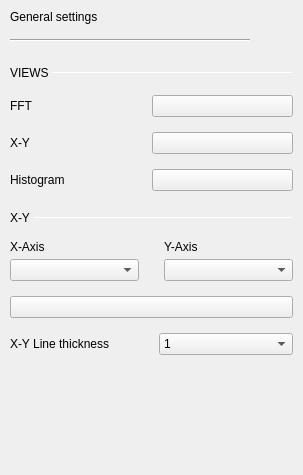
<?xml version="1.0" encoding="UTF-8"?>
<ui version="4.0">
 <class>OscGeneralSettings</class>
 <widget class="QWidget" name="OscGeneralSettings">
  <property name="geometry">
   <rect>
    <x>0</x>
    <y>0</y>
    <width>303</width>
    <height>475</height>
   </rect>
  </property>
  <property name="sizePolicy">
   <sizepolicy hsizetype="Fixed" vsizetype="Fixed">
    <horstretch>0</horstretch>
    <verstretch>0</verstretch>
   </sizepolicy>
  </property>
  <property name="windowTitle">
   <string>GeneralSettings</string>
  </property>
  <property name="styleSheet">
   <string notr="true"/>
  </property>
  <layout class="QVBoxLayout" name="verticalLayout">
   <property name="spacing">
    <number>0</number>
   </property>
   <property name="leftMargin">
    <number>10</number>
   </property>
   <property name="topMargin">
    <number>10</number>
   </property>
   <property name="rightMargin">
    <number>10</number>
   </property>
   <property name="bottomMargin">
    <number>10</number>
   </property>
   <item>
    <widget class="QScrollArea" name="scrollArea">
     <property name="sizePolicy">
      <sizepolicy hsizetype="Preferred" vsizetype="Preferred">
       <horstretch>0</horstretch>
       <verstretch>0</verstretch>
      </sizepolicy>
     </property>
     <property name="frameShape">
      <enum>QFrame::NoFrame</enum>
     </property>
     <property name="verticalScrollBarPolicy">
      <enum>Qt::ScrollBarAsNeeded</enum>
     </property>
     <property name="horizontalScrollBarPolicy">
      <enum>Qt::ScrollBarAlwaysOff</enum>
     </property>
     <property name="sizeAdjustPolicy">
      <enum>QAbstractScrollArea::AdjustIgnored</enum>
     </property>
     <property name="widgetResizable">
      <bool>true</bool>
     </property>
     <widget class="QWidget" name="scrollAreaWidgetContents">
      <property name="geometry">
       <rect>
        <x>0</x>
        <y>0</y>
        <width>283</width>
        <height>455</height>
       </rect>
      </property>
      <property name="sizePolicy">
       <sizepolicy hsizetype="Preferred" vsizetype="Preferred">
        <horstretch>0</horstretch>
        <verstretch>0</verstretch>
       </sizepolicy>
      </property>
      <layout class="QVBoxLayout" name="verticalLayout_5">
       <property name="leftMargin">
        <number>0</number>
       </property>
       <property name="topMargin">
        <number>0</number>
       </property>
       <property name="rightMargin">
        <number>0</number>
       </property>
       <property name="bottomMargin">
        <number>0</number>
       </property>
       <item>
        <layout class="QVBoxLayout" name="verticalLayout_2">
         <property name="spacing">
          <number>0</number>
         </property>
         <property name="bottomMargin">
          <number>0</number>
         </property>
         <item>
          <layout class="QVBoxLayout" name="verticalLayout_4">
           <property name="spacing">
            <number>15</number>
           </property>
           <property name="topMargin">
            <number>0</number>
           </property>
           <property name="bottomMargin">
            <number>0</number>
           </property>
           <item>
            <widget class="QLabel" name="label_4">
             <property name="sizePolicy">
              <sizepolicy hsizetype="Fixed" vsizetype="Fixed">
               <horstretch>0</horstretch>
               <verstretch>0</verstretch>
              </sizepolicy>
             </property>
             <property name="text">
              <string>General settings</string>
             </property>
             <property name="general_settings_label" stdset="0">
              <bool>true</bool>
             </property>
            </widget>
           </item>
           <item>
            <widget class="Line" name="line_2">
             <property name="minimumSize">
              <size>
               <width>240</width>
               <height>2</height>
              </size>
             </property>
             <property name="maximumSize">
              <size>
               <width>240</width>
               <height>2</height>
              </size>
             </property>
             <property name="orientation">
              <enum>Qt::Horizontal</enum>
             </property>
             <property name="blue_line" stdset="0">
              <bool>true</bool>
             </property>
            </widget>
           </item>
          </layout>
         </item>
         <item>
          <layout class="QGridLayout" name="gridLayout">
           <item row="0" column="0" colspan="2">
            <spacer name="verticalSpacer_3">
             <property name="orientation">
              <enum>Qt::Vertical</enum>
             </property>
             <property name="sizeType">
              <enum>QSizePolicy::Fixed</enum>
             </property>
             <property name="sizeHint" stdset="0">
              <size>
               <width>0</width>
               <height>25</height>
              </size>
             </property>
            </spacer>
           </item>
           <item row="3" column="0" colspan="2">
            <spacer name="verticalSpacer">
             <property name="orientation">
              <enum>Qt::Vertical</enum>
             </property>
             <property name="sizeType">
              <enum>QSizePolicy::Fixed</enum>
             </property>
             <property name="sizeHint" stdset="0">
              <size>
               <width>0</width>
               <height>15</height>
              </size>
             </property>
            </spacer>
           </item>
           <item row="1" column="0">
            <widget class="QLabel" name="label">
             <property name="sizePolicy">
              <sizepolicy hsizetype="Fixed" vsizetype="Fixed">
               <horstretch>0</horstretch>
               <verstretch>0</verstretch>
              </sizepolicy>
             </property>
             <property name="text">
              <string>VIEWS </string>
             </property>
             <property name="subsection_label" stdset="0">
              <bool>true</bool>
             </property>
            </widget>
           </item>
           <item row="1" column="1">
            <widget class="Line" name="line">
             <property name="minimumSize">
              <size>
               <width>0</width>
               <height>1</height>
              </size>
             </property>
             <property name="maximumSize">
              <size>
               <width>16777215</width>
               <height>1</height>
              </size>
             </property>
             <property name="orientation">
              <enum>Qt::Horizontal</enum>
             </property>
             <property name="subsection_line" stdset="0">
              <bool>true</bool>
             </property>
            </widget>
           </item>
          </layout>
         </item>
         <item>
          <layout class="QGridLayout" name="gridLayout_2">
           <property name="leftMargin">
            <number>0</number>
           </property>
           <property name="topMargin">
            <number>0</number>
           </property>
           <property name="bottomMargin">
            <number>15</number>
           </property>
           <property name="verticalSpacing">
            <number>15</number>
           </property>
           <item row="0" column="0">
            <widget class="QLabel" name="label_2">
             <property name="text">
              <string>FFT</string>
             </property>
            </widget>
           </item>
           <item row="3" column="0">
            <widget class="QLabel" name="label_8">
             <property name="text">
              <string>Histogram</string>
             </property>
            </widget>
           </item>
           <item row="2" column="1">
            <widget class="scopy::CustomSwitch" name="XY_view">
             <property name="text">
              <string/>
             </property>
            </widget>
           </item>
           <item row="3" column="1">
            <widget class="scopy::CustomSwitch" name="Histogram_view">
             <property name="text">
              <string/>
             </property>
            </widget>
           </item>
           <item row="2" column="0">
            <widget class="QLabel" name="label_3">
             <property name="text">
              <string>X-Y</string>
             </property>
            </widget>
           </item>
           <item row="0" column="1">
            <widget class="scopy::CustomSwitch" name="FFT_view">
             <property name="text">
              <string/>
             </property>
            </widget>
           </item>
          </layout>
         </item>
         <item>
          <layout class="QVBoxLayout" name="export_2">
           <property name="topMargin">
            <number>0</number>
           </property>
          </layout>
         </item>
         <item>
          <widget class="QWidget" name="xySettings" native="true">
           <property name="minimumSize">
            <size>
             <width>0</width>
             <height>0</height>
            </size>
           </property>
           <layout class="QVBoxLayout" name="verticalLayout_3">
            <property name="spacing">
             <number>15</number>
            </property>
            <property name="leftMargin">
             <number>0</number>
            </property>
            <property name="topMargin">
             <number>5</number>
            </property>
            <property name="rightMargin">
             <number>0</number>
            </property>
            <property name="bottomMargin">
             <number>20</number>
            </property>
            <item>
             <layout class="QHBoxLayout" name="horizontalLayout">
              <property name="spacing">
               <number>0</number>
              </property>
              <property name="topMargin">
               <number>0</number>
              </property>
              <item>
               <widget class="QLabel" name="label_5">
                <property name="sizePolicy">
                 <sizepolicy hsizetype="Fixed" vsizetype="Fixed">
                  <horstretch>0</horstretch>
                  <verstretch>0</verstretch>
                 </sizepolicy>
                </property>
                <property name="text">
                 <string>X-Y </string>
                </property>
                <property name="subsection_label" stdset="0">
                 <bool>true</bool>
                </property>
               </widget>
              </item>
              <item>
               <widget class="Line" name="line_3">
                <property name="minimumSize">
                 <size>
                  <width>0</width>
                  <height>1</height>
                 </size>
                </property>
                <property name="maximumSize">
                 <size>
                  <width>16777215</width>
                  <height>1</height>
                 </size>
                </property>
                <property name="orientation">
                 <enum>Qt::Horizontal</enum>
                </property>
                <property name="subsection_line" stdset="0">
                 <bool>true</bool>
                </property>
               </widget>
              </item>
             </layout>
            </item>
            <item>
             <layout class="QGridLayout" name="gridLayout_5">
              <property name="topMargin">
               <number>0</number>
              </property>
              <property name="horizontalSpacing">
               <number>25</number>
              </property>
              <property name="verticalSpacing">
               <number>5</number>
              </property>
              <item row="0" column="1">
               <widget class="QLabel" name="label_6">
                <property name="text">
                 <string>Y-Axis</string>
                </property>
               </widget>
              </item>
              <item row="1" column="0">
               <widget class="QComboBox" name="cmb_x_channel"/>
              </item>
              <item row="0" column="0">
               <widget class="QLabel" name="label_7">
                <property name="text">
                 <string>X-Axis</string>
                </property>
               </widget>
              </item>
              <item row="1" column="1">
               <widget class="QComboBox" name="cmb_y_channel"/>
              </item>
             </layout>
            </item>
            <item>
             <widget class="scopy::CustomSwitch" name="xyPlotLineType">
              <property name="text">
               <string/>
              </property>
              <property name="checkable">
               <bool>true</bool>
              </property>
              <property name="bigBtn" stdset="0">
               <bool>true</bool>
              </property>
              <property name="leftText" stdset="0">
               <string>dots</string>
              </property>
              <property name="rightText" stdset="0">
               <string>lines</string>
              </property>
              <property name="duration" stdset="0">
               <number>0</number>
              </property>
             </widget>
            </item>
            <item>
             <layout class="QHBoxLayout" name="horizontalLayout_2">
              <property name="bottomMargin">
               <number>0</number>
              </property>
              <item>
               <widget class="QLabel" name="label_9">
                <property name="text">
                 <string>X-Y Line thickness</string>
                </property>
               </widget>
              </item>
              <item>
               <widget class="QComboBox" name="xyLineThickness">
                <property name="currentIndex">
                 <number>0</number>
                </property>
                <item>
                 <property name="text">
                  <string>1</string>
                 </property>
                </item>
                <item>
                 <property name="text">
                  <string>2</string>
                 </property>
                </item>
                <item>
                 <property name="text">
                  <string>3</string>
                 </property>
                </item>
                <item>
                 <property name="text">
                  <string>4</string>
                 </property>
                </item>
                <item>
                 <property name="text">
                  <string>5</string>
                 </property>
                </item>
                <item>
                 <property name="text">
                  <string>6</string>
                 </property>
                </item>
                <item>
                 <property name="text">
                  <string>7</string>
                 </property>
                </item>
                <item>
                 <property name="text">
                  <string>8</string>
                 </property>
                </item>
                <item>
                 <property name="text">
                  <string>9</string>
                 </property>
                </item>
                <item>
                 <property name="text">
                  <string>10</string>
                 </property>
                </item>
               </widget>
              </item>
             </layout>
            </item>
           </layout>
          </widget>
         </item>
         <item>
          <spacer name="verticalSpacer_2">
           <property name="orientation">
            <enum>Qt::Vertical</enum>
           </property>
           <property name="sizeType">
            <enum>QSizePolicy::Expanding</enum>
           </property>
           <property name="sizeHint" stdset="0">
            <size>
             <width>0</width>
             <height>0</height>
            </size>
           </property>
          </spacer>
         </item>
        </layout>
       </item>
      </layout>
     </widget>
    </widget>
   </item>
  </layout>
 </widget>
 <customwidgets>
  <customwidget>
   <class>scopy::CustomSwitch</class>
   <extends>QPushButton</extends>
   <header>gui/customSwitch.h</header>
  </customwidget>
 </customwidgets>
 <resources/>
 <connections/>
</ui>
